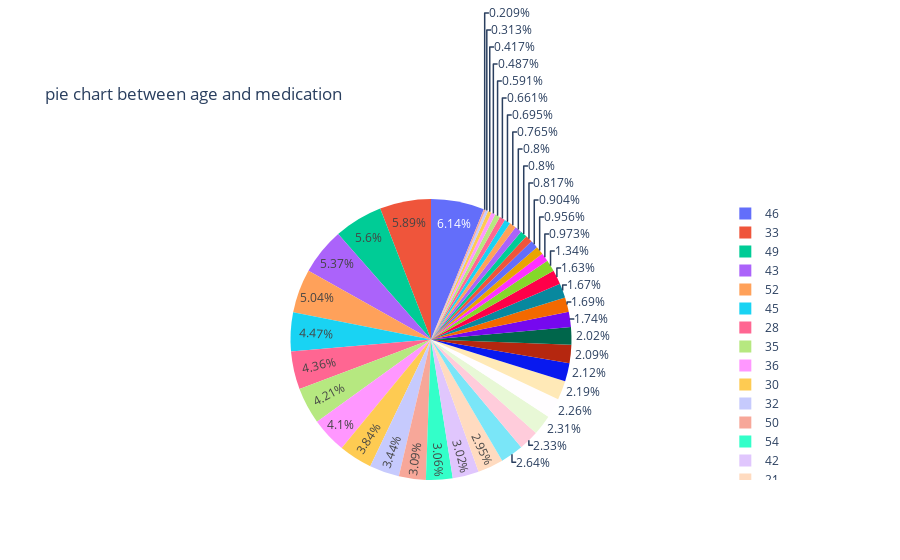

The code cell stored with this chart in its notebook:
### Code cell
fig = px.pie(df, values='medication', names='age',title='pie chart between age and medication')
fig.show()

### Figure 1 — Plotly figure (JSON) as saved in the notebook; plotly's stock layout.template omitted (floating-point values rounded to 4 significant figures; data arrays with more than 128 entries replaced by an {"elided": "..."} marker saying what was removed)
{"data": [{"domain": {"x": [0, 1], "y": [0, 1]}, "hovertemplate": "age=%{label}<br>medication=%{value}<extra></extra>", "labels": {"elided": "4152 int values"}, "legendgroup": "", "name": "", "showlegend": true, "type": "pie", "values": {"elided": "4152 int values"}}], "layout": {"legend": {"tracegroupgap": 0}, "title": {"text": "pie chart between age and medication"}}}
